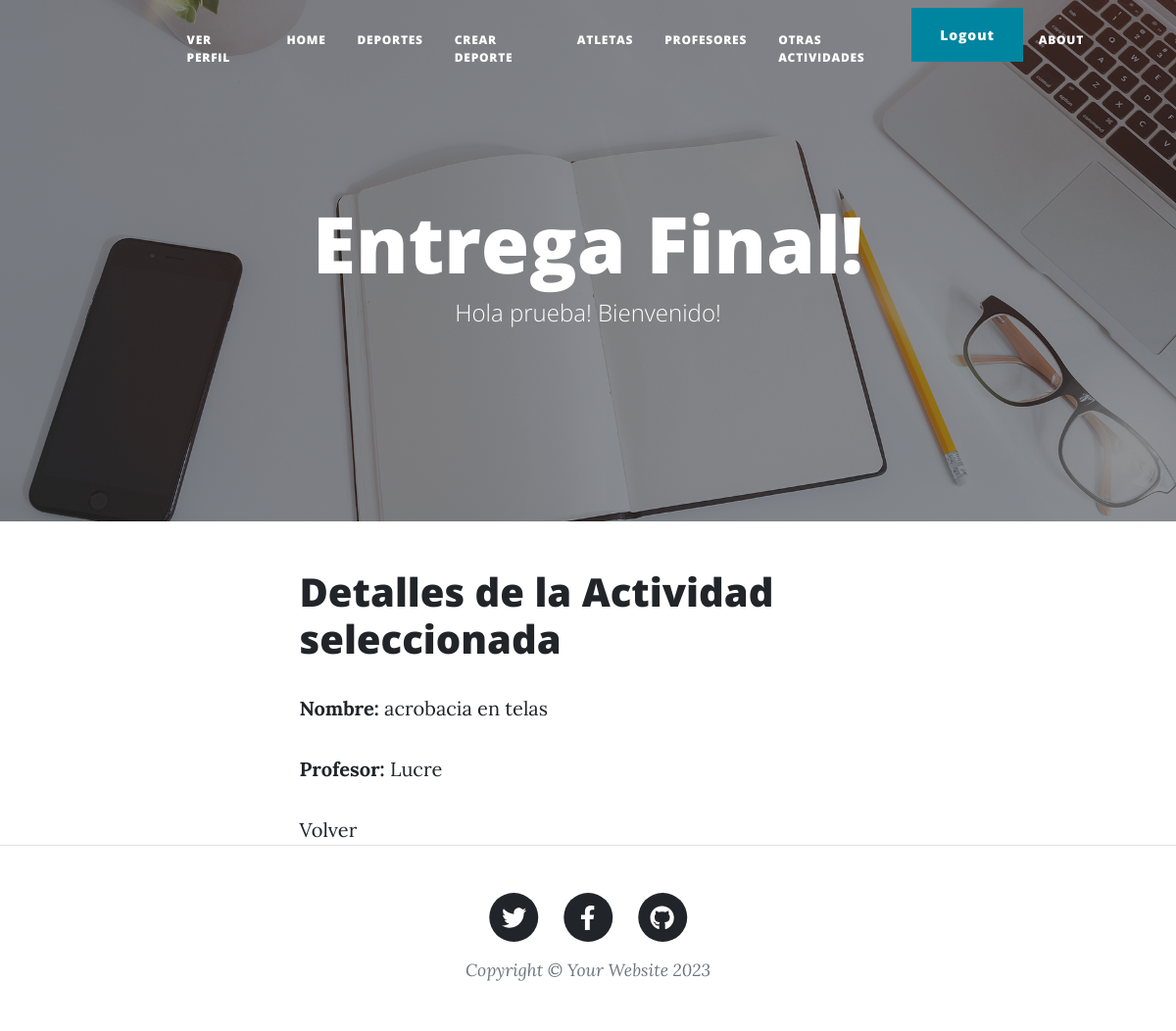
The app's page /detalle-otra-actividad/16 (signed in), older data.
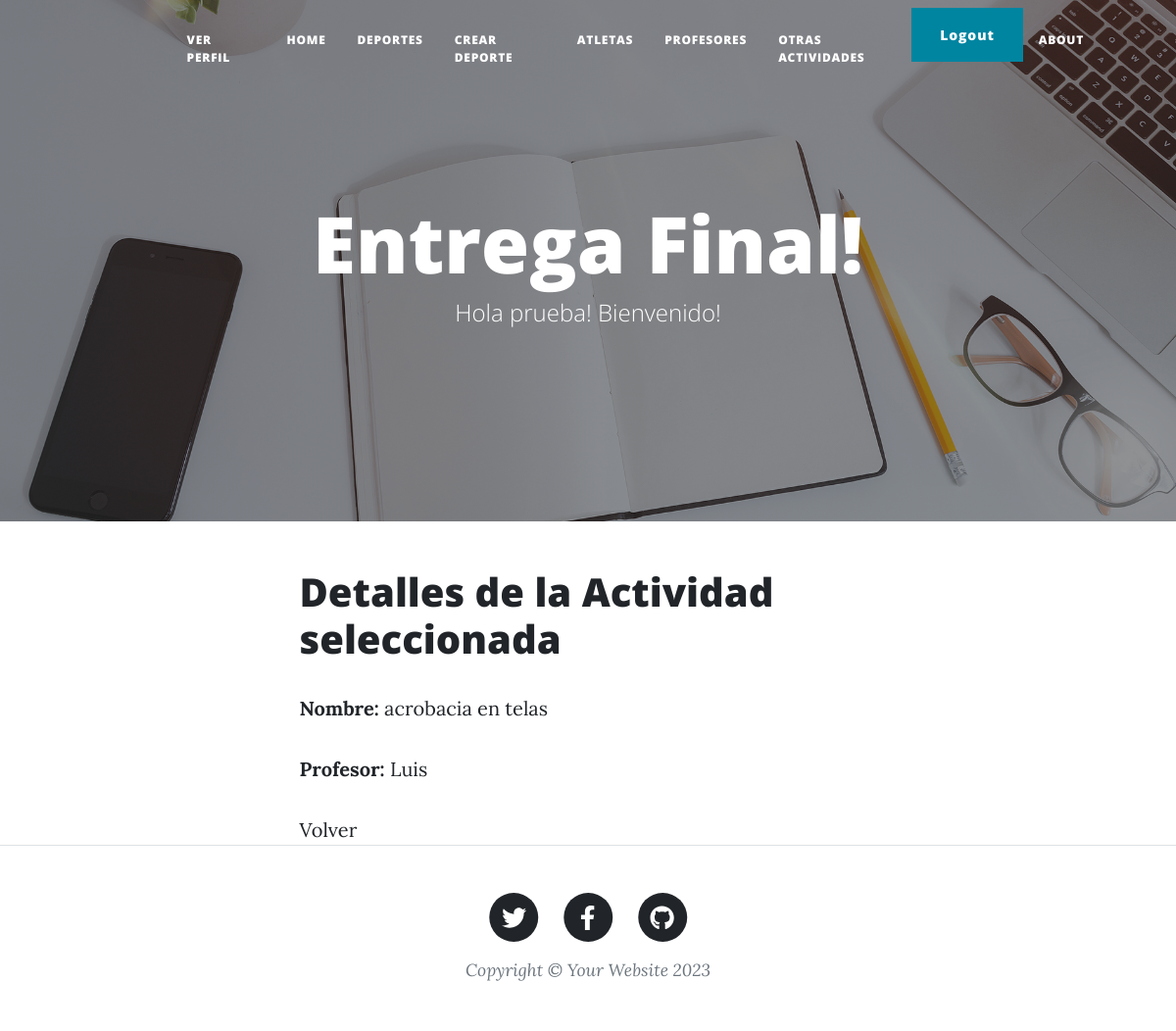
The same page, newer data.
### mi_primer_app/models.py (models this page shows, shortened)
class Otra_actividad(models.Model):
    nombre = models.CharField(max_length=20)
    profesor = models.CharField(max_length=20)

### mi_primer_app/views.py (the view)
# urls.py: path('detalle-otra-actividad/<int:pk>', Otra_actividadDetailView.as_view(), name='detalle-otra-actividad'),
class Otra_actividadDetailView(DetailView):
     model = Otra_actividad
     template_name = 'mi_primer_app/detalle_otra_actividad.html'
     context_object_name = 'otra_actividad'

### mi_primer_app/templates/mi_primer_app/detalle_otra_actividad.html
{% extends "padre.html" %}
{% block content %}
<h1>Detalles de la Actividad seleccionada</h1>
<p><strong>Nombre:</strong> {{ otra_actividad.nombre }}</p>
<p><strong>Profesor:</strong> {{ otra_actividad.profesor }}</p>
<a href="{% url 'listar-otras-actividades' %}">Volver</a>
{% endblock %}

Row changes from the older to the newer data that the page shows:
changed Otra_actividad "acrobacia en telas": profesor "Lucre" → "Luis"
